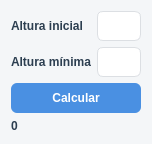
<?xml version="1.0" encoding="UTF-8"?>
<ui version="4.0">
 <class>Dialog</class>
 <widget class="QDialog" name="Dialog">
  <property name="geometry">
   <rect>
    <x>0</x>
    <y>0</y>
    <width>152</width>
    <height>144</height>
   </rect>
  </property>
  <property name="windowTitle">
   <string>Calculadora rebotes</string>
  </property>
  <property name="styleSheet">
   <string notr="true">/* Fondo general del diálogo */
QDialog {
    background-color: #f4f6f8;
    font-family: &quot;Segoe UI&quot;;
    font-size: 10pt;
}

/* Etiquetas */
QLabel {
    color: #2c3e50;
    font-weight: 500;
}

/* Campos de texto */
QLineEdit {
    background-color: #ffffff;
    border: 1px solid #dcdfe3;
    border-radius: 6px;
    padding: 6px 8px;
    selection-background-color: #4a90e2;
    selection-color: white;
}

QLineEdit:focus {
    border: 1px solid #4a90e2;
}

/* Botones */
QPushButton {
    background-color: #4a90e2;
    color: white;
    border: none;
    border-radius: 6px;
    padding: 8px 14px;
    font-weight: 500;
}

QPushButton:hover {
    background-color: #3b7dc4;
}

QPushButton:pressed {
    background-color: #2f5f94;
}

QPushButton:disabled {
    background-color: #cfd6dd;
    color: #7a8a99;
}</string>
  </property>
  <layout class="QGridLayout" name="gridLayout_2">
   <item row="0" column="0">
    <layout class="QGridLayout" name="gridLayout">
     <item row="0" column="0">
      <layout class="QVBoxLayout" name="verticalLayout">
       <item>
        <widget class="QLabel" name="label">
         <property name="text">
          <string>Altura inicial</string>
         </property>
        </widget>
       </item>
       <item>
        <widget class="QLabel" name="label_2">
         <property name="text">
          <string>Altura mínima</string>
         </property>
        </widget>
       </item>
      </layout>
     </item>
     <item row="0" column="1">
      <layout class="QVBoxLayout" name="verticalLayout_2">
       <item>
        <widget class="QLineEdit" name="line_h_inicial"/>
       </item>
       <item>
        <widget class="QLineEdit" name="line_h_min"/>
       </item>
      </layout>
     </item>
     <item row="1" column="0" colspan="2">
      <layout class="QVBoxLayout" name="verticalLayout_3">
       <item>
        <widget class="QPushButton" name="BotonCalcular">
         <property name="text">
          <string>Calcular</string>
         </property>
        </widget>
       </item>
       <item>
        <widget class="QLabel" name="label_resultado">
         <property name="text">
          <string>0</string>
         </property>
        </widget>
       </item>
      </layout>
     </item>
    </layout>
   </item>
  </layout>
 </widget>
 <resources/>
 <connections/>
</ui>
